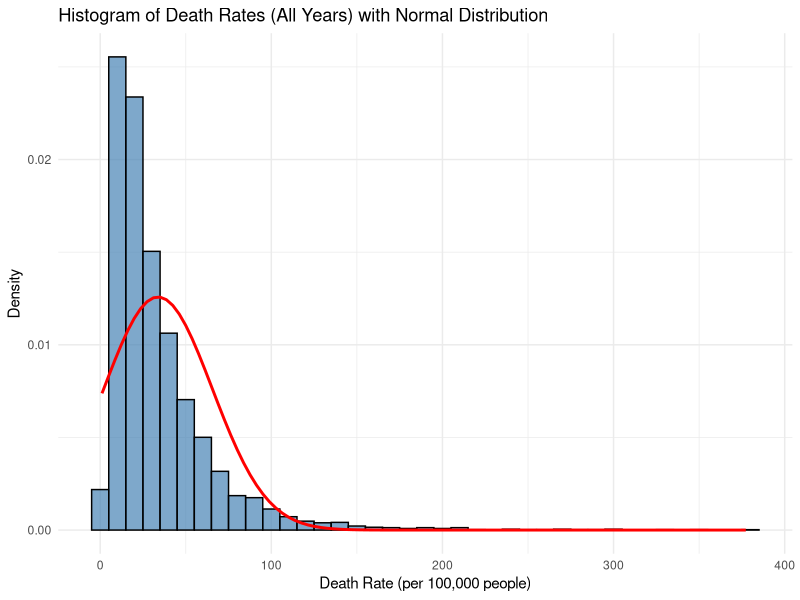

The R source for this figure:
# Load necessary libraries
library(ggplot2)

# Read the data
data <- read.csv("5- respiratory-infection-death-rate-who-mdb.csv")

# Rename the long column for simplicity
colnames(data)[4] <- "DeathRate"

# Create the histogram with a normal distribution line
ggplot(data, aes(x = DeathRate)) +
  geom_histogram(aes(y = ..density..), binwidth = 10, fill = "steelblue", color = "black", alpha = 0.7) +
  stat_function(fun = dnorm, 
                args = list(mean = mean(data$DeathRate, na.rm = TRUE), 
                            sd = sd(data$DeathRate, na.rm = TRUE)), 
                color = "red", size = 1) +
  theme_minimal() +
  labs(
    title = "Histogram of Death Rates (All Years) with Normal Distribution",
    x = "Death Rate (per 100,000 people)",
    y = "Density"
  )
